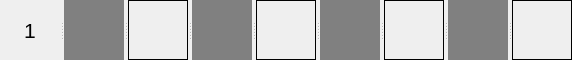
     <widget class="QSplitter" name="splitter_8">
      <property name="orientation">
       <enum>Qt::Horizontal</enum>
      </property>
      <widget class="QLabel" name="label_75">
       <property name="minimumSize">
        <size>
         <width>60</width>
         <height>60</height>
        </size>
       </property>
       <property name="maximumSize">
        <size>
         <width>60</width>
         <height>60</height>
        </size>
       </property>
       <property name="baseSize">
        <size>
         <width>60</width>
         <height>60</height>
        </size>
       </property>
       <property name="font">
        <font>
         <family>Arial</family>
         <pointsize>16</pointsize>
        </font>
       </property>
       <property name="layoutDirection">
        <enum>Qt::LeftToRight</enum>
       </property>
       <property name="text">
        <string>1</string>
       </property>
       <property name="alignment">
        <set>Qt::AlignCenter</set>
       </property>
      </widget>
      <widget class="QLabel" name="cell00">
       <property name="minimumSize">
        <size>
         <width>60</width>
         <height>60</height>
        </size>
       </property>
       <property name="maximumSize">
        <size>
         <width>60</width>
         <height>60</height>
        </size>
       </property>
       <property name="baseSize">
        <size>
         <width>60</width>
         <height>60</height>
        </size>
       </property>
       <property name="layoutDirection">
        <enum>Qt::LeftToRight</enum>
       </property>
       <property name="autoFillBackground">
        <bool>false</bool>
       </property>
       <property name="styleSheet">
        <string notr="true">background-color : grey</string>
       </property>
       <property name="text">
        <string/>
       </property>
      </widget>
      <widget class="QLabel" name="cell01">
       <property name="minimumSize">
        <size>
         <width>60</width>
         <height>60</height>
        </size>
       </property>
       <property name="maximumSize">
        <size>
         <width>60</width>
         <height>60</height>
        </size>
       </property>
       <property name="baseSize">
        <size>
         <width>60</width>
         <height>60</height>
        </size>
       </property>
       <property name="layoutDirection">
        <enum>Qt::LeftToRight</enum>
       </property>
       <property name="autoFillBackground">
        <bool>false</bool>
       </property>
       <property name="styleSheet">
        <string notr="true">border: 1px solid black</string>
       </property>
       <property name="text">
        <string/>
       </property>
      </widget>
      <widget class="QLabel" name="cell02">
       <property name="minimumSize">
        <size>
         <width>60</width>
         <height>60</height>
        </size>
       </property>
       <property name="maximumSize">
        <size>
         <width>60</width>
         <height>60</height>
        </size>
       </property>
       <property name="baseSize">
        <size>
         <width>60</width>
         <height>60</height>
        </size>
       </property>
       <property name="layoutDirection">
        <enum>Qt::LeftToRight</enum>
       </property>
       <property name="autoFillBackground">
        <bool>false</bool>
       </property>
       <property name="styleSheet">
        <string notr="true">background-color : grey</string>
       </property>
       <property name="text">
        <string/>
       </property>
      </widget>
      <widget class="QLabel" name="cell03">
       <property name="minimumSize">
        <size>
         <width>60</width>
         <height>60</height>
        </size>
       </property>
       <property name="maximumSize">
        <size>
         <width>60</width>
         <height>60</height>
        </size>
       </property>
       <property name="baseSize">
        <size>
         <width>60</width>
         <height>60</height>
        </size>
       </property>
       <property name="layoutDirection">
        <enum>Qt::LeftToRight</enum>
       </property>
       <property name="autoFillBackground">
        <bool>false</bool>
       </property>
       <property name="styleSheet">
        <string notr="true">border: 1px solid black</string>
       </property>
       <property name="text">
        <string/>
       </property>
      </widget>
      <widget class="QLabel" name="cell04">
       <property name="minimumSize">
        <size>
         <width>60</width>
         <height>60</height>
        </size>
       </property>
       <property name="maximumSize">
        <size>
         <width>60</width>
         <height>60</height>
        </size>
       </property>
       <property name="baseSize">
        <size>
         <width>60</width>
         <height>60</height>
        </size>
       </property>
       <property name="layoutDirection">
        <enum>Qt::LeftToRight</enum>
       </property>
       <property name="autoFillBackground">
        <bool>false</bool>
       </property>
       <property name="styleSheet">
        <string notr="true">background-color : grey</string>
       </property>
       <property name="text">
        <string/>
       </property>
      </widget>
      <widget class="QLabel" name="cell05">
       <property name="minimumSize">
        <size>
         <width>60</width>
         <height>60</height>
        </size>
       </property>
       <property name="maximumSize">
        <size>
         <width>60</width>
         <height>60</height>
        </size>
       </property>
       <property name="baseSize">
        <size>
         <width>60</width>
         <height>60</height>
        </size>
       </property>
       <property name="layoutDirection">
        <enum>Qt::LeftToRight</enum>
       </property>
       <property name="autoFillBackground">
        <bool>false</bool>
       </property>
       <property name="styleSheet">
        <string notr="true">border: 1px solid black</string>
       </property>
       <property name="text">
        <string/>
       </property>
      </widget>
      <widget class="QLabel" name="cell06">
       <property name="minimumSize">
        <size>
         <width>60</width>
         <height>60</height>
        </size>
       </property>
       <property name="maximumSize">
        <size>
         <width>60</width>
         <height>60</height>
        </size>
       </property>
       <property name="baseSize">
        <size>
         <width>60</width>
         <height>60</height>
        </size>
       </property>
       <property name="layoutDirection">
        <enum>Qt::LeftToRight</enum>
       </property>
       <property name="autoFillBackground">
        <bool>false</bool>
       </property>
       <property name="styleSheet">
        <string notr="true">background-color : grey</string>
       </property>
       <property name="text">
        <string/>
       </property>
      </widget>
      <widget class="QLabel" name="cell07">
       <property name="minimumSize">
        <size>
         <width>60</width>
         <height>60</height>
        </size>
       </property>
       <property name="maximumSize">
        <size>
         <width>60</width>
         <height>60</height>
        </size>
       </property>
       <property name="baseSize">
        <size>
         <width>60</width>
         <height>60</height>
        </size>
       </property>
       <property name="layoutDirection">
        <enum>Qt::LeftToRight</enum>
       </property>
       <property name="autoFillBackground">
        <bool>false</bool>
       </property>
       <property name="styleSheet">
        <string notr="true">border: 1px solid black</string>
       </property>
       <property name="text">
        <string/>
       </property>
      </widget>
     </widget>
